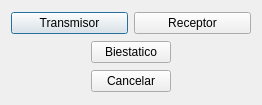
<?xml version="1.0" encoding="UTF-8"?>
<ui version="4.0">
 <class>DlgBiestatico</class>
 <widget class="QDialog" name="DlgBiestatico">
  <property name="geometry">
   <rect>
    <x>0</x>
    <y>0</y>
    <width>255</width>
    <height>105</height>
   </rect>
  </property>
  <property name="windowTitle">
   <string>Seleccionar</string>
  </property>
  <layout class="QGridLayout" name="gridLayout">
   <item row="0" column="0" colspan="2">
    <widget class="QPushButton" name="pB_Transmisor">
     <property name="text">
      <string>Transmisor</string>
     </property>
    </widget>
   </item>
   <item row="0" column="2" colspan="2">
    <widget class="QPushButton" name="pB_Receptor">
     <property name="text">
      <string>Receptor</string>
     </property>
    </widget>
   </item>
   <item row="1" column="0">
    <spacer name="horizontalSpacer_3">
     <property name="orientation">
      <enum>Qt::Horizontal</enum>
     </property>
     <property name="sizeHint" stdset="0">
      <size>
       <width>40</width>
       <height>20</height>
      </size>
     </property>
    </spacer>
   </item>
   <item row="1" column="1" colspan="2">
    <widget class="QPushButton" name="pB_Biestatico">
     <property name="text">
      <string>Biestatico</string>
     </property>
    </widget>
   </item>
   <item row="1" column="3">
    <spacer name="horizontalSpacer_4">
     <property name="orientation">
      <enum>Qt::Horizontal</enum>
     </property>
     <property name="sizeHint" stdset="0">
      <size>
       <width>40</width>
       <height>20</height>
      </size>
     </property>
    </spacer>
   </item>
   <item row="2" column="0">
    <spacer name="horizontalSpacer">
     <property name="orientation">
      <enum>Qt::Horizontal</enum>
     </property>
     <property name="sizeHint" stdset="0">
      <size>
       <width>70</width>
       <height>20</height>
      </size>
     </property>
    </spacer>
   </item>
   <item row="2" column="1" colspan="2">
    <widget class="QPushButton" name="pB_Cancelar">
     <property name="text">
      <string>Cancelar</string>
     </property>
    </widget>
   </item>
   <item row="2" column="3">
    <spacer name="horizontalSpacer_2">
     <property name="orientation">
      <enum>Qt::Horizontal</enum>
     </property>
     <property name="sizeHint" stdset="0">
      <size>
       <width>69</width>
       <height>20</height>
      </size>
     </property>
    </spacer>
   </item>
  </layout>
 </widget>
 <resources/>
 <connections/>
</ui>
